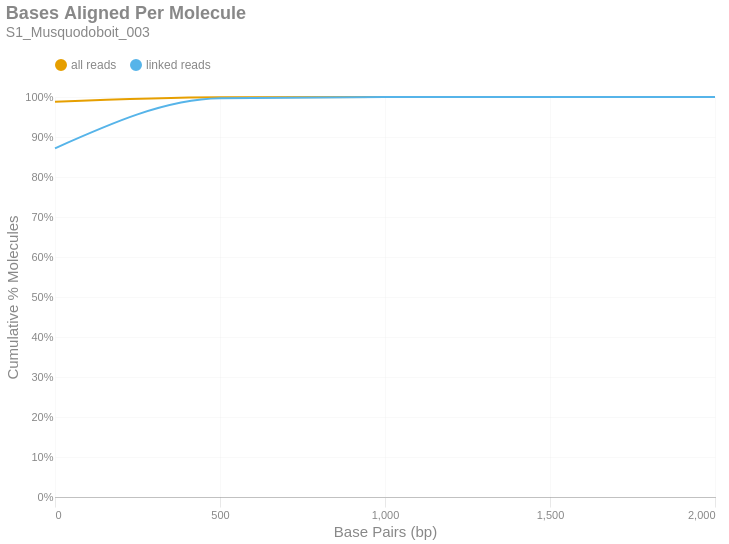

Notebook source saved alongside this figure:
### Markdown cell above
### Bases Aligned Per Molecule
This is a cumulative frequency distribution showing the number of base pairs aligned per unique molecule. These data are shown in 500 bp bins. There are two distributions: one with `all reads` (yellow) and another with only `linked reads` (blue). The percent of molecules in the `linked reads` distribution is relative to the total number of linked molecules.

### Code cell
if SKIPLR:
    print_html(f"Skipped")
else:
    binned_df = consolidated_hist(valids['aligned_bp'], mask, 500, True)
    with SafeRender(binned_df):
        (
            density_plot(binned_df, 'Bases Aligned Per Molecule', samplename, 'basesper')
            .encode(
                x=alt.X('bin:Q', title="Base Pairs (bp)").axis(tickMinStep=500).scale(padding=0),
                y=alt.Y('value:Q', title='Cumulative % Molecules')
                    .axis(format='%')
                    .scale(domain = [0,1])
                    .stack(False),
                color=alt.Color("key:N").scale(domain = ["all reads", "linked reads"]),
                tooltip = [
                    alt.Tooltip("key:N", title = "Data Type"),
                    alt.Tooltip("range_label:N", title="Bases Aligned Per Molecule"),
                    alt.Tooltip("value:Q", format = ".2%", title="% Molecules (Cum.)")
                ]
            )
        ).display()

### Figure 1 — Vega-Lite specification as saved in the notebook (floating-point values rounded to 4 significant figures)
{"width": "container", "height": 400, "config": {"title": {"anchor": "start", "dy": -15, "fontSize": 18, "color": "#888888", "subtitleColor": "#888888", "subtitleFontSize": 14}, "arc": {"fill": "#0072B2"}, "axis": {"domainColor": "#888888", "domainWidth": 0.5, "gridWidth": 0.2, "grid": false, "titleFontWeight": 400, "titleFontSize": 15, "labelFontSize": 11, "labelColor": "#888888", "tickColor": "#888888", "tickWidth": 0.2, "titleColor": "#888888"}, "axisBand": {"grid": false}, "axisX": {"grid": true, "tickSize": 10, "domainCap": "round"}, "axisY": {"domain": false, "grid": true, "tickSize": 0, "domainCap": "round"}, "background": "transparent", "header": {"labelFontSize": 15, "labelColor": "#888888", "titleFontSize": 15, "titleFontWeight": 600, "titleColor": "#888888"}, "legend": {"labelFont": "sans-serif", "labelFontSize": 12, "labelColor": "#888888", "symbolSize": 100, "symbolType": "circle", "titleFontSize": 12, "titlePadding": 10, "titleColor": "#888888", "title": null, "orient": "top"}, "range": {"category": ["#E69F00", "#56B4E9", "#009E73", "#F0E442", "#0072B2", "#D55E00", "#CC79A7", "#000000"], "diverging": ["#cfe8f3", "#a2d4ec", "#73bfe2", "#46abdb", "#1696d2", "#12719e"]}, "area": {"fill": "#0072B2", "fillOpacity": 0.7, "line": true, "strokeOpacity": 0.7}, "line": {"color": "#0072B2", "stroke": "#0072B2", "strokeWidth": 2}, "trail": {"color": "#0072B2", "stroke": "#0072B2", "strokeWidth": 0, "size": 1}, "point": {"filled": true, "fillOpacity": 1.0, "size": 95}, "text": {"color": "#888888", "fontSize": 11, "align": "right", "fontWeight": 400, "size": 11}, "bar": {"fill": "#0072B2", "stroke": null}, "view": {"stroke": null, "continuousWidth": 660, "continuousHeight": 400}}, "data": {"name": "data-275b4662dd6b1fb90be3920766419c2f"}, "mark": {"type": "line", "interpolate": "monotone", "point": {"opacity": 0, "size": 275}}, "encoding": {"color": {"field": "key", "scale": {"domain": ["all reads", "linked reads"]}, "type": "nominal"}, "tooltip": [{"field": "key", "title": "Data Type", "type": "nominal"}, {"field": "range_label", "title": "Bases Aligned Per Molecule", "type": "nominal"}, {"field": "value", "format": ".2%", "title": "% Molecules (Cum.)", "type": "quantitative"}], "x": {"axis": {"tickMinStep": 500}, "field": "bin", "scale": {"padding": 0}, "title": "Base Pairs (bp)", "type": "quantitative"}, "y": {"axis": {"format": "%"}, "field": "value", "scale": {"domain": [0, 1]}, "stack": false, "title": "Cumulative % Molecules", "type": "quantitative"}}, "params": [{"name": "param_c36ac31b6afebe62", "select": {"type": "point", "fields": ["key"]}, "bind": "legend"}], "title": {"text": "Bases Aligned Per Molecule", "subtitle": "S1_Musquodoboit_003"}, "transform": [{"fold": ["all reads (cumsum)", "linked reads (cumsum)"]}, {"calculate": "replace(datum.key, ' (cumsum)', '')", "as": "key"}, {"filter": {"param": "param_c36ac31b6afebe62"}}], "usermeta": {"embedOptions": {"downloadFileName": "S1_Musquodoboit_003.basesper"}}, "$schema": "https://vega.github.io/schema/vega-lite/v6.1.0.json", "datasets": {"data-275b4662dd6b1fb90be3920766419c2f": [{"bin": "0.0", "interval": "0.0-500.0", "all reads": 0.9883, "linked reads": 0.8718, "all reads (cumsum)": 0.9883, "linked reads (cumsum)": 0.8718, "range_label": "0-499"}, {"bin": "500.0", "interval": "500.0-1000.0", "all reads": 0.01134, "linked reads": 0.1249, "all reads (cumsum)": 0.9997, "linked reads (cumsum)": 0.9967, "range_label": "500-999"}, {"bin": "1000.0", "interval": "1000.0-1500.0", "all reads": 0.0003019, "linked reads": 0.003162, "all reads (cumsum)": 1.0, "linked reads (cumsum)": 0.9999, "range_label": "1000-1499"}, {"bin": "1500.0", "interval": "1500.0-2000.0", "all reads": 1.036e-05, "linked reads": 0.000113, "all reads (cumsum)": 1.0, "linked reads (cumsum)": 1.0, "range_label": "1500-1999"}, {"bin": "2000.0", "interval": "2000.0-2500.0", "all reads": 1.769e-06, "linked reads": 2.082e-05, "all reads (cumsum)": 1.0, "linked reads (cumsum)": 1.0, "range_label": "2000-2499"}]}}
